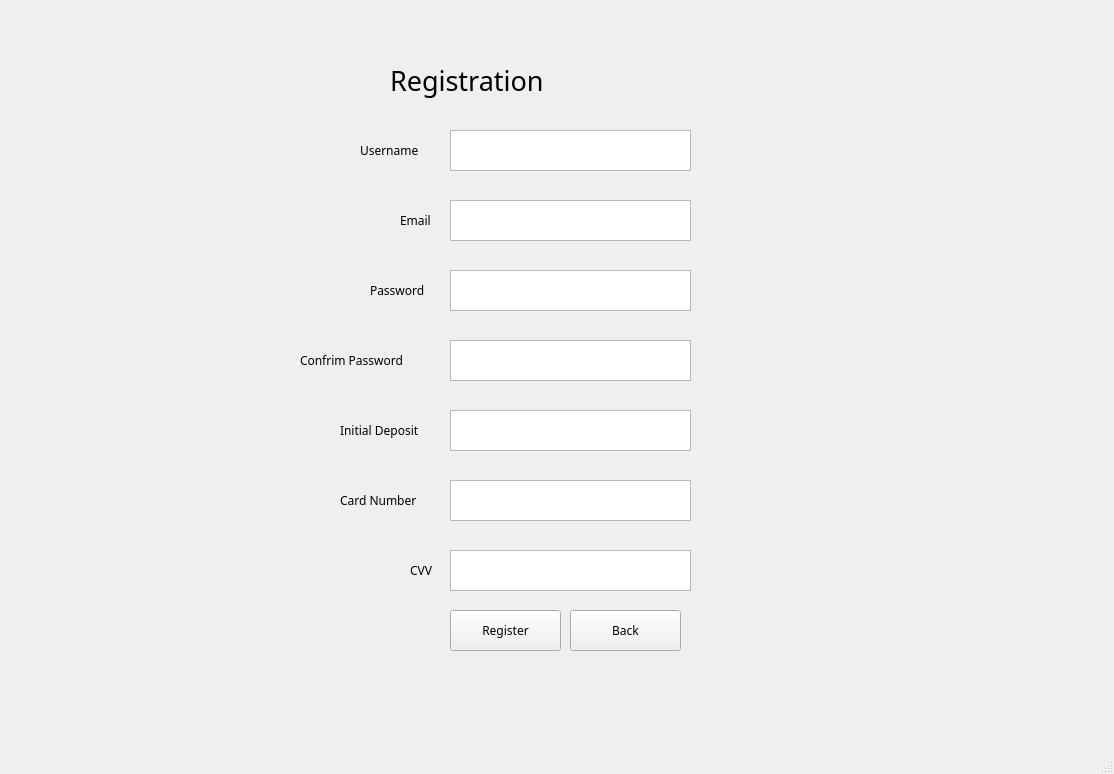
<?xml version="1.0" encoding="UTF-8"?>
<ui version="4.0">
 <class>MainWindow</class>
 <widget class="QMainWindow" name="MainWindow">
  <property name="geometry">
   <rect>
    <x>0</x>
    <y>0</y>
    <width>1114</width>
    <height>774</height>
   </rect>
  </property>
  <property name="windowTitle">
   <string>Registration</string>
  </property>
  <property name="autoFillBackground">
   <bool>false</bool>
  </property>
  <widget class="QWidget" name="centralwidget">
   <widget class="QTextEdit" name="textEdit">
    <property name="geometry">
     <rect>
      <x>450</x>
      <y>130</y>
      <width>241</width>
      <height>41</height>
     </rect>
    </property>
   </widget>
   <widget class="QLabel" name="label">
    <property name="geometry">
     <rect>
      <x>360</x>
      <y>140</y>
      <width>81</width>
      <height>20</height>
     </rect>
    </property>
    <property name="font">
     <font>
      <family>Poppins</family>
      <pointsize>9</pointsize>
     </font>
    </property>
    <property name="text">
     <string>Username</string>
    </property>
   </widget>
   <widget class="QTextEdit" name="textEdit_2">
    <property name="geometry">
     <rect>
      <x>450</x>
      <y>200</y>
      <width>241</width>
      <height>41</height>
     </rect>
    </property>
   </widget>
   <widget class="QLabel" name="label_2">
    <property name="geometry">
     <rect>
      <x>400</x>
      <y>210</y>
      <width>81</width>
      <height>20</height>
     </rect>
    </property>
    <property name="font">
     <font>
      <family>Poppins</family>
      <pointsize>9</pointsize>
     </font>
    </property>
    <property name="text">
     <string>Email</string>
    </property>
   </widget>
   <widget class="QTextEdit" name="textEdit_3">
    <property name="geometry">
     <rect>
      <x>450</x>
      <y>270</y>
      <width>241</width>
      <height>41</height>
     </rect>
    </property>
   </widget>
   <widget class="QLabel" name="label_3">
    <property name="geometry">
     <rect>
      <x>370</x>
      <y>280</y>
      <width>81</width>
      <height>20</height>
     </rect>
    </property>
    <property name="font">
     <font>
      <family>Poppins</family>
      <pointsize>9</pointsize>
     </font>
    </property>
    <property name="text">
     <string>Password</string>
    </property>
   </widget>
   <widget class="QTextEdit" name="textEdit_4">
    <property name="geometry">
     <rect>
      <x>450</x>
      <y>340</y>
      <width>241</width>
      <height>41</height>
     </rect>
    </property>
   </widget>
   <widget class="QLabel" name="label_4">
    <property name="geometry">
     <rect>
      <x>300</x>
      <y>350</y>
      <width>141</width>
      <height>20</height>
     </rect>
    </property>
    <property name="font">
     <font>
      <family>Poppins</family>
      <pointsize>9</pointsize>
     </font>
    </property>
    <property name="text">
     <string>Confrim Password</string>
    </property>
   </widget>
   <widget class="QLabel" name="label_5">
    <property name="geometry">
     <rect>
      <x>390</x>
      <y>60</y>
      <width>381</width>
      <height>41</height>
     </rect>
    </property>
    <property name="font">
     <font>
      <family>Poppins</family>
      <pointsize>20</pointsize>
     </font>
    </property>
    <property name="text">
     <string>Registration</string>
    </property>
   </widget>
   <widget class="QTextEdit" name="textEdit_5">
    <property name="geometry">
     <rect>
      <x>450</x>
      <y>410</y>
      <width>241</width>
      <height>41</height>
     </rect>
    </property>
   </widget>
   <widget class="QTextEdit" name="textEdit_6">
    <property name="geometry">
     <rect>
      <x>450</x>
      <y>480</y>
      <width>241</width>
      <height>41</height>
     </rect>
    </property>
   </widget>
   <widget class="QTextEdit" name="textEdit_7">
    <property name="geometry">
     <rect>
      <x>450</x>
      <y>550</y>
      <width>241</width>
      <height>41</height>
     </rect>
    </property>
   </widget>
   <widget class="QLabel" name="label_6">
    <property name="geometry">
     <rect>
      <x>340</x>
      <y>420</y>
      <width>141</width>
      <height>20</height>
     </rect>
    </property>
    <property name="font">
     <font>
      <family>Poppins</family>
      <pointsize>9</pointsize>
     </font>
    </property>
    <property name="text">
     <string>Initial Deposit</string>
    </property>
   </widget>
   <widget class="QLabel" name="label_7">
    <property name="geometry">
     <rect>
      <x>340</x>
      <y>490</y>
      <width>141</width>
      <height>20</height>
     </rect>
    </property>
    <property name="font">
     <font>
      <family>Poppins</family>
      <pointsize>9</pointsize>
     </font>
    </property>
    <property name="text">
     <string>Card Number</string>
    </property>
   </widget>
   <widget class="QLabel" name="label_8">
    <property name="geometry">
     <rect>
      <x>410</x>
      <y>560</y>
      <width>141</width>
      <height>20</height>
     </rect>
    </property>
    <property name="font">
     <font>
      <family>Poppins</family>
      <pointsize>9</pointsize>
     </font>
    </property>
    <property name="text">
     <string>CVV</string>
    </property>
   </widget>
   <widget class="QPushButton" name="pushButton">
    <property name="geometry">
     <rect>
      <x>450</x>
      <y>610</y>
      <width>111</width>
      <height>41</height>
     </rect>
    </property>
    <property name="font">
     <font>
      <family>Poppins</family>
      <pointsize>9</pointsize>
     </font>
    </property>
    <property name="text">
     <string>Register</string>
    </property>
   </widget>
   <widget class="QPushButton" name="pushButton_2">
    <property name="geometry">
     <rect>
      <x>570</x>
      <y>610</y>
      <width>111</width>
      <height>41</height>
     </rect>
    </property>
    <property name="font">
     <font>
      <family>Poppins</family>
      <pointsize>9</pointsize>
     </font>
    </property>
    <property name="text">
     <string>Back</string>
    </property>
   </widget>
  </widget>
  <widget class="QStatusBar" name="statusbar"/>
 </widget>
 <resources/>
 <connections/>
</ui>
